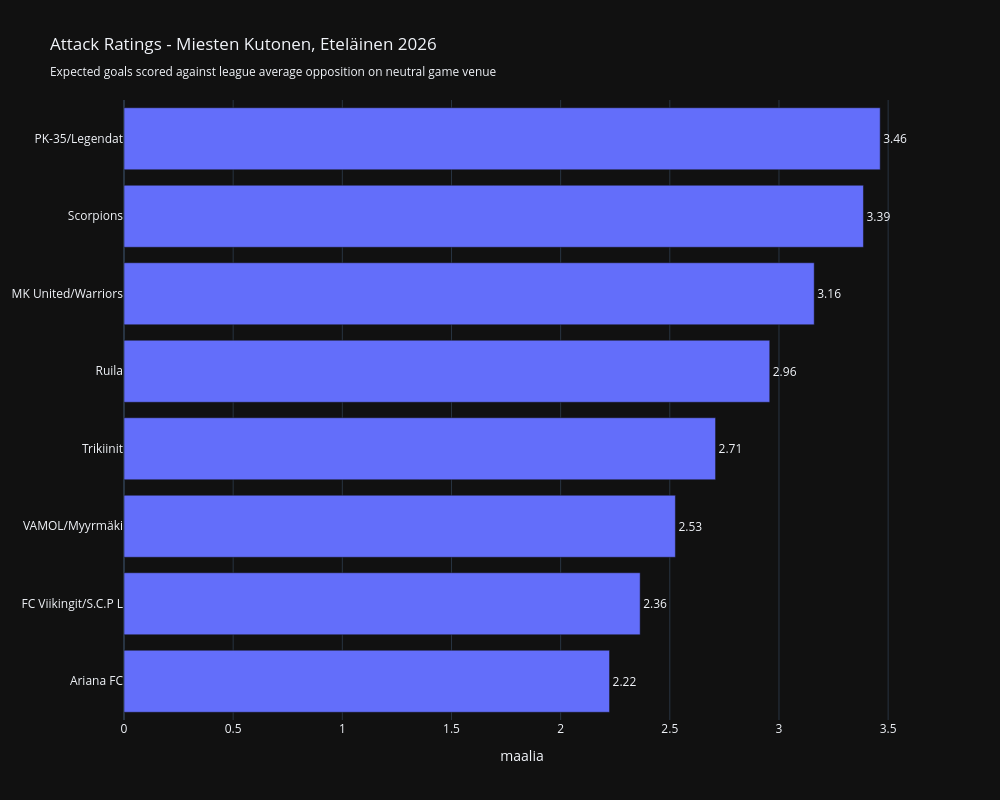

This figure's notebook cell:
### Code cell
my_x = 'attack_rating'

aux = ratings_df.sort_values(by=my_x)

fig = go.Figure()

fig.add_trace(
        go.Bar(
            x=aux[my_x],
            y=aux['team'],#.apply(lambda x: x.split('\\')[0]),
            text=aux[my_x].round(2),
            textposition='outside',
            orientation='h',
            #marker=dict(color = color_list)
        )
)

fig.update_layout(
    width=1000,
    height=800,
    title=f"Attack Ratings - {my_title}<br><sub>Expected goals scored against league average opposition on neutral game venue<sub>",
    template = 'plotly_dark',
    xaxis_title="maalia",
    showlegend=False
    )

fig.show()

### Figure 1 — Plotly figure (JSON) as saved in the notebook; plotly's stock layout.template omitted (floating-point values rounded to 4 significant figures)
{"data": [{"orientation": "h", "text": [2.22, 2.36, 2.53, 2.71, 2.96, 3.16, 3.39, 3.46], "textposition": "outside", "type": "bar", "x": [2.224, 2.364, 2.526, 2.71, 2.958, 3.161, 3.387, 3.464], "y": ["Ariana FC", "FC Viikingit/S.C.P L", "VAMOL/Myyrmäki", "Trikiinit", "Ruila", "MK United/Warriors", "Scorpions", "PK-35/Legendat"]}], "layout": {"height": 800, "showlegend": false, "title": {"text": "Attack Ratings - Miesten Kutonen, Eteläinen 2026<br><sub>Expected goals scored against league average opposition on neutral game venue<sub>"}, "width": 1000, "xaxis": {"title": {"text": "maalia"}}}}
